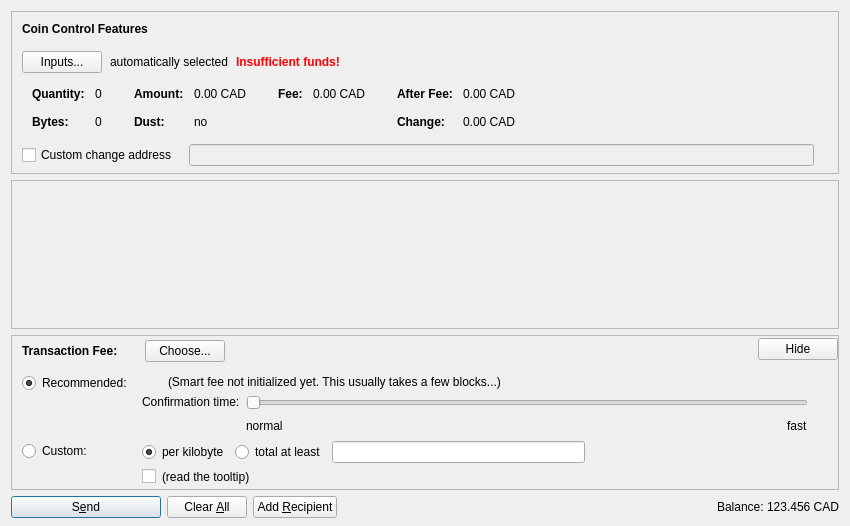
<?xml version="1.0" encoding="UTF-8"?>
<ui version="4.0">
 <class>SendCoinsDialog</class>
 <widget class="QDialog" name="SendCoinsDialog">
  <property name="geometry">
   <rect>
    <x>0</x>
    <y>0</y>
    <width>850</width>
    <height>526</height>
   </rect>
  </property>
  <property name="windowTitle">
   <string>Send Coins</string>
  </property>
  <layout class="QVBoxLayout" name="verticalLayout" stretch="0,1,0,0">
   <property name="bottomMargin">
    <number>8</number>
   </property>
   <item>
    <widget class="QFrame" name="frameCoinControl">
     <property name="sizePolicy">
      <sizepolicy hsizetype="Expanding" vsizetype="Expanding">
       <horstretch>0</horstretch>
       <verstretch>0</verstretch>
      </sizepolicy>
     </property>
     <property name="maximumSize">
      <size>
       <width>16777215</width>
       <height>16777215</height>
      </size>
     </property>
     <property name="frameShape">
      <enum>QFrame::StyledPanel</enum>
     </property>
     <property name="frameShadow">
      <enum>QFrame::Sunken</enum>
     </property>
     <layout class="QVBoxLayout" name="verticalLayoutCoinControl2">
      <property name="spacing">
       <number>0</number>
      </property>
      <property name="leftMargin">
       <number>0</number>
      </property>
      <property name="topMargin">
       <number>0</number>
      </property>
      <property name="rightMargin">
       <number>0</number>
      </property>
      <property name="bottomMargin">
       <number>6</number>
      </property>
      <item>
       <layout class="QVBoxLayout" name="verticalLayoutCoinControl" stretch="0,0,0,0,1">
        <property name="spacing">
         <number>0</number>
        </property>
        <property name="leftMargin">
         <number>10</number>
        </property>
        <property name="topMargin">
         <number>10</number>
        </property>
        <item>
         <layout class="QHBoxLayout" name="horizontalLayoutCoinControl1">
          <property name="bottomMargin">
           <number>15</number>
          </property>
          <item>
           <widget class="QLabel" name="labelCoinControlFeatures">
            <property name="sizePolicy">
             <sizepolicy hsizetype="Preferred" vsizetype="Maximum">
              <horstretch>0</horstretch>
              <verstretch>0</verstretch>
             </sizepolicy>
            </property>
            <property name="font">
             <font>
              <weight>75</weight>
              <bold>true</bold>
             </font>
            </property>
            <property name="styleSheet">
             <string notr="true">font-weight:bold;</string>
            </property>
            <property name="text">
             <string>Coin Control Features</string>
            </property>
           </widget>
          </item>
         </layout>
        </item>
        <item>
         <layout class="QHBoxLayout" name="horizontalLayoutCoinControl2" stretch="0,0,0,0">
          <property name="spacing">
           <number>8</number>
          </property>
          <property name="bottomMargin">
           <number>10</number>
          </property>
          <item>
           <widget class="QPushButton" name="pushButtonCoinControl">
            <property name="styleSheet">
             <string notr="true"/>
            </property>
            <property name="text">
             <string>Inputs...</string>
            </property>
            <property name="autoDefault">
             <bool>false</bool>
            </property>
           </widget>
          </item>
          <item>
           <widget class="QLabel" name="labelCoinControlAutomaticallySelected">
            <property name="text">
             <string>automatically selected</string>
            </property>
            <property name="margin">
             <number>5</number>
            </property>
           </widget>
          </item>
          <item>
           <widget class="QLabel" name="labelCoinControlInsuffFunds">
            <property name="font">
             <font>
              <weight>75</weight>
              <bold>true</bold>
             </font>
            </property>
            <property name="styleSheet">
             <string notr="true">color:red;font-weight:bold;</string>
            </property>
            <property name="text">
             <string>Insufficient funds!</string>
            </property>
            <property name="margin">
             <number>5</number>
            </property>
           </widget>
          </item>
          <item>
           <spacer name="horizontalSpacerCoinControl">
            <property name="orientation">
             <enum>Qt::Horizontal</enum>
            </property>
            <property name="sizeHint" stdset="0">
             <size>
              <width>40</width>
              <height>1</height>
             </size>
            </property>
           </spacer>
          </item>
         </layout>
        </item>
        <item>
         <widget class="QWidget" name="widgetCoinControl" native="true">
          <property name="sizePolicy">
           <sizepolicy hsizetype="Preferred" vsizetype="Preferred">
            <horstretch>0</horstretch>
            <verstretch>0</verstretch>
           </sizepolicy>
          </property>
          <property name="minimumSize">
           <size>
            <width>0</width>
            <height>0</height>
           </size>
          </property>
          <property name="styleSheet">
           <string notr="true"/>
          </property>
          <layout class="QHBoxLayout" name="horizontalLayoutCoinControl5">
           <property name="leftMargin">
            <number>0</number>
           </property>
           <property name="topMargin">
            <number>0</number>
           </property>
           <property name="rightMargin">
            <number>0</number>
           </property>
           <property name="bottomMargin">
            <number>0</number>
           </property>
           <item>
            <layout class="QHBoxLayout" name="horizontalLayoutCoinControl3" stretch="0,0,0,1">
             <property name="spacing">
              <number>20</number>
             </property>
             <property name="topMargin">
              <number>0</number>
             </property>
             <property name="bottomMargin">
              <number>10</number>
             </property>
             <item>
              <layout class="QFormLayout" name="formLayoutCoinControl1">
               <property name="horizontalSpacing">
                <number>10</number>
               </property>
               <property name="verticalSpacing">
                <number>14</number>
               </property>
               <property name="leftMargin">
                <number>10</number>
               </property>
               <property name="topMargin">
                <number>4</number>
               </property>
               <property name="rightMargin">
                <number>6</number>
               </property>
               <item row="0" column="0">
                <widget class="QLabel" name="labelCoinControlQuantityText">
                 <property name="font">
                  <font>
                   <weight>75</weight>
                   <bold>true</bold>
                  </font>
                 </property>
                 <property name="text">
                  <string>Quantity:</string>
                 </property>
                 <property name="margin">
                  <number>0</number>
                 </property>
                </widget>
               </item>
               <item row="0" column="1">
                <widget class="QLabel" name="labelCoinControlQuantity">
                 <property name="cursor">
                  <cursorShape>IBeamCursor</cursorShape>
                 </property>
                 <property name="contextMenuPolicy">
                  <enum>Qt::ActionsContextMenu</enum>
                 </property>
                 <property name="text">
                  <string notr="true">0</string>
                 </property>
                 <property name="margin">
                  <number>0</number>
                 </property>
                 <property name="textInteractionFlags">
                  <set>Qt::LinksAccessibleByMouse|Qt::TextSelectableByKeyboard|Qt::TextSelectableByMouse</set>
                 </property>
                </widget>
               </item>
               <item row="1" column="0">
                <widget class="QLabel" name="labelCoinControlBytesText">
                 <property name="font">
                  <font>
                   <weight>75</weight>
                   <bold>true</bold>
                  </font>
                 </property>
                 <property name="text">
                  <string>Bytes:</string>
                 </property>
                </widget>
               </item>
               <item row="1" column="1">
                <widget class="QLabel" name="labelCoinControlBytes">
                 <property name="cursor">
                  <cursorShape>IBeamCursor</cursorShape>
                 </property>
                 <property name="contextMenuPolicy">
                  <enum>Qt::ActionsContextMenu</enum>
                 </property>
                 <property name="text">
                  <string notr="true">0</string>
                 </property>
                 <property name="textInteractionFlags">
                  <set>Qt::LinksAccessibleByMouse|Qt::TextSelectableByKeyboard|Qt::TextSelectableByMouse</set>
                 </property>
                </widget>
               </item>
              </layout>
             </item>
             <item>
              <layout class="QFormLayout" name="formLayoutCoinControl2">
               <property name="horizontalSpacing">
                <number>10</number>
               </property>
               <property name="verticalSpacing">
                <number>14</number>
               </property>
               <property name="leftMargin">
                <number>6</number>
               </property>
               <property name="topMargin">
                <number>4</number>
               </property>
               <property name="rightMargin">
                <number>6</number>
               </property>
               <item row="0" column="0">
                <widget class="QLabel" name="labelCoinControlAmountText">
                 <property name="font">
                  <font>
                   <weight>75</weight>
                   <bold>true</bold>
                  </font>
                 </property>
                 <property name="text">
                  <string>Amount:</string>
                 </property>
                 <property name="margin">
                  <number>0</number>
                 </property>
                </widget>
               </item>
               <item row="0" column="1">
                <widget class="QLabel" name="labelCoinControlAmount">
                 <property name="cursor">
                  <cursorShape>IBeamCursor</cursorShape>
                 </property>
                 <property name="contextMenuPolicy">
                  <enum>Qt::ActionsContextMenu</enum>
                 </property>
                 <property name="text">
                  <string notr="true">0.00 CAD</string>
                 </property>
                 <property name="textInteractionFlags">
                  <set>Qt::LinksAccessibleByMouse|Qt::TextSelectableByKeyboard|Qt::TextSelectableByMouse</set>
                 </property>
                </widget>
               </item>
               <item row="1" column="0">
                <widget class="QLabel" name="labelCoinControlLowOutputText">
                 <property name="font">
                  <font>
                   <weight>75</weight>
                   <bold>true</bold>
                  </font>
                 </property>
                 <property name="text">
                  <string>Dust:</string>
                 </property>
                </widget>
               </item>
               <item row="1" column="1">
                <widget class="QLabel" name="labelCoinControlLowOutput">
                 <property name="cursor">
                  <cursorShape>IBeamCursor</cursorShape>
                 </property>
                 <property name="contextMenuPolicy">
                  <enum>Qt::ActionsContextMenu</enum>
                 </property>
                 <property name="text">
                  <string notr="true">no</string>
                 </property>
                 <property name="textInteractionFlags">
                  <set>Qt::LinksAccessibleByMouse|Qt::TextSelectableByKeyboard|Qt::TextSelectableByMouse</set>
                 </property>
                </widget>
               </item>
              </layout>
             </item>
             <item>
              <layout class="QFormLayout" name="formLayoutCoinControl3">
               <property name="horizontalSpacing">
                <number>10</number>
               </property>
               <property name="verticalSpacing">
                <number>14</number>
               </property>
               <property name="leftMargin">
                <number>6</number>
               </property>
               <property name="topMargin">
                <number>4</number>
               </property>
               <property name="rightMargin">
                <number>6</number>
               </property>
               <item row="0" column="0">
                <widget class="QLabel" name="labelCoinControlFeeText">
                 <property name="font">
                  <font>
                   <weight>75</weight>
                   <bold>true</bold>
                  </font>
                 </property>
                 <property name="text">
                  <string>Fee:</string>
                 </property>
                 <property name="margin">
                  <number>0</number>
                 </property>
                </widget>
               </item>
               <item row="0" column="1">
                <widget class="QLabel" name="labelCoinControlFee">
                 <property name="cursor">
                  <cursorShape>IBeamCursor</cursorShape>
                 </property>
                 <property name="contextMenuPolicy">
                  <enum>Qt::ActionsContextMenu</enum>
                 </property>
                 <property name="text">
                  <string notr="true">0.00 CAD</string>
                 </property>
                 <property name="textInteractionFlags">
                  <set>Qt::LinksAccessibleByMouse|Qt::TextSelectableByKeyboard|Qt::TextSelectableByMouse</set>
                 </property>
                </widget>
               </item>
             </layout>
             </item>
             <item>
              <layout class="QFormLayout" name="formLayoutCoinControl4">
               <property name="horizontalSpacing">
                <number>10</number>
               </property>
               <property name="verticalSpacing">
                <number>14</number>
               </property>
               <property name="leftMargin">
                <number>6</number>
               </property>
               <property name="topMargin">
                <number>4</number>
               </property>
               <property name="rightMargin">
                <number>6</number>
               </property>
               <item row="0" column="0">
                <widget class="QLabel" name="labelCoinControlAfterFeeText">
                 <property name="font">
                  <font>
                   <weight>75</weight>
                   <bold>true</bold>
                  </font>
                 </property>
                 <property name="text">
                  <string>After Fee:</string>
                 </property>
                 <property name="margin">
                  <number>0</number>
                 </property>
                </widget>
               </item>
               <item row="0" column="1">
                <widget class="QLabel" name="labelCoinControlAfterFee">
                 <property name="cursor">
                  <cursorShape>IBeamCursor</cursorShape>
                 </property>
                 <property name="contextMenuPolicy">
                  <enum>Qt::ActionsContextMenu</enum>
                 </property>
                 <property name="text">
                  <string notr="true">0.00 CAD</string>
                 </property>
                 <property name="textInteractionFlags">
                  <set>Qt::LinksAccessibleByMouse|Qt::TextSelectableByKeyboard|Qt::TextSelectableByMouse</set>
                 </property>
                </widget>
               </item>
               <item row="1" column="0">
                <widget class="QLabel" name="labelCoinControlChangeText">
                 <property name="font">
                  <font>
                   <weight>75</weight>
                   <bold>true</bold>
                  </font>
                 </property>
                 <property name="text">
                  <string>Change:</string>
                 </property>
                </widget>
               </item>
               <item row="1" column="1">
                <widget class="QLabel" name="labelCoinControlChange">
                 <property name="cursor">
                  <cursorShape>IBeamCursor</cursorShape>
                 </property>
                 <property name="contextMenuPolicy">
                  <enum>Qt::ActionsContextMenu</enum>
                 </property>
                 <property name="text">
                  <string notr="true">0.00 CAD</string>
                 </property>
                 <property name="textInteractionFlags">
                  <set>Qt::LinksAccessibleByMouse|Qt::TextSelectableByKeyboard|Qt::TextSelectableByMouse</set>
                 </property>
                </widget>
               </item>
              </layout>
             </item>
            </layout>
           </item>
          </layout>
         </widget>
        </item>
        <item>
         <layout class="QHBoxLayout" name="horizontalLayoutCoinControl4" stretch="0,0,0">
          <property name="spacing">
           <number>12</number>
          </property>
          <property name="sizeConstraint">
           <enum>QLayout::SetDefaultConstraint</enum>
          </property>
          <property name="topMargin">
           <number>5</number>
          </property>
          <property name="rightMargin">
           <number>5</number>
          </property>
          <item>
           <widget class="QCheckBox" name="checkBoxCoinControlChange">
            <property name="toolTip">
             <string>If this is activated, but the change address is empty or invalid, change will be sent to a newly generated address.</string>
            </property>
            <property name="text">
             <string>Custom change address</string>
            </property>
           </widget>
          </item>
          <item>
           <widget class="QValidatedLineEdit" name="lineEditCoinControlChange">
            <property name="enabled">
             <bool>false</bool>
            </property>
            <property name="sizePolicy">
             <sizepolicy hsizetype="Expanding" vsizetype="Fixed">
              <horstretch>0</horstretch>
              <verstretch>0</verstretch>
             </sizepolicy>
            </property>
           </widget>
          </item>
          <item>
           <widget class="QLabel" name="labelCoinControlChangeLabel">
            <property name="sizePolicy">
             <sizepolicy hsizetype="Preferred" vsizetype="Expanding">
              <horstretch>0</horstretch>
              <verstretch>0</verstretch>
             </sizepolicy>
            </property>
            <property name="minimumSize">
             <size>
              <width>0</width>
              <height>0</height>
             </size>
            </property>
            <property name="text">
             <string/>
            </property>
            <property name="margin">
             <number>3</number>
            </property>
           </widget>
          </item>
         </layout>
        </item>
        <item>
         <spacer name="verticalSpacerCoinControl">
          <property name="orientation">
           <enum>Qt::Vertical</enum>
          </property>
          <property name="sizeHint" stdset="0">
           <size>
            <width>800</width>
            <height>1</height>
           </size>
          </property>
         </spacer>
        </item>
       </layout>
      </item>
     </layout>
    </widget>
   </item>
   <item>
    <widget class="QScrollArea" name="scrollArea">
     <property name="widgetResizable">
      <bool>true</bool>
     </property>
     <widget class="QWidget" name="scrollAreaWidgetContents">
      <property name="geometry">
       <rect>
        <x>0</x>
        <y>0</y>
        <width>830</width>
        <height>104</height>
       </rect>
      </property>
      <layout class="QVBoxLayout" name="verticalLayout_2" stretch="0,1">
       <property name="leftMargin">
        <number>0</number>
       </property>
       <property name="topMargin">
        <number>0</number>
       </property>
       <property name="rightMargin">
        <number>0</number>
       </property>
       <property name="bottomMargin">
        <number>0</number>
       </property>
       <item>
        <layout class="QVBoxLayout" name="entries">
         <property name="spacing">
          <number>6</number>
         </property>
        </layout>
       </item>
       <item>
        <spacer name="verticalSpacer">
         <property name="orientation">
          <enum>Qt::Vertical</enum>
         </property>
         <property name="sizeHint" stdset="0">
          <size>
           <width>20</width>
           <height>40</height>
          </size>
         </property>
        </spacer>
       </item>
      </layout>
     </widget>
    </widget>
   </item>
   <item>
    <widget class="QFrame" name="frameFee">
     <property name="sizePolicy">
      <sizepolicy hsizetype="Expanding" vsizetype="Expanding">
       <horstretch>0</horstretch>
       <verstretch>0</verstretch>
      </sizepolicy>
     </property>
     <property name="maximumSize">
      <size>
       <width>16777215</width>
       <height>16777215</height>
      </size>
     </property>
     <property name="frameShape">
      <enum>QFrame::StyledPanel</enum>
     </property>
     <property name="frameShadow">
      <enum>QFrame::Sunken</enum>
     </property>
     <layout class="QVBoxLayout" name="verticalLayoutFee1">
      <property name="spacing">
       <number>0</number>
      </property>
      <property name="leftMargin">
       <number>0</number>
      </property>
      <property name="topMargin">
       <number>0</number>
      </property>
      <property name="rightMargin">
       <number>0</number>
      </property>
      <property name="bottomMargin">
       <number>0</number>
      </property>
      <item>
       <layout class="QVBoxLayout" name="verticalLayoutFee2" stretch="0,0,0">
        <property name="spacing">
         <number>0</number>
        </property>
        <property name="leftMargin">
         <number>10</number>
        </property>
        <property name="topMargin">
         <number>0</number>
        </property>
        <item>
         <layout class="QHBoxLayout" name="horizontalLayoutFee1">
          <property name="bottomMargin">
           <number>0</number>
          </property>
          <item>
           <layout class="QVBoxLayout" name="verticalLayoutFee7">
            <property name="spacing">
             <number>0</number>
            </property>
            <item>
             <spacer name="verticalSpacerSmartFee">
              <property name="orientation">
               <enum>Qt::Vertical</enum>
              </property>
              <property name="sizeType">
               <enum>QSizePolicy::Fixed</enum>
              </property>
              <property name="sizeHint" stdset="0">
               <size>
                <width>1</width>
                <height>4</height>
               </size>
              </property>
             </spacer>
            </item>
            <item>
             <layout class="QHBoxLayout" name="horizontalLayoutSmartFee">
              <property name="spacing">
               <number>10</number>
              </property>
              <item>
               <widget class="QLabel" name="labelFeeHeadline">
                <property name="sizePolicy">
                 <sizepolicy hsizetype="Preferred" vsizetype="Maximum">
                  <horstretch>0</horstretch>
                  <verstretch>0</verstretch>
                 </sizepolicy>
                </property>
                <property name="font">
                 <font>
                  <weight>75</weight>
                  <bold>true</bold>
                 </font>
                </property>
                <property name="styleSheet">
                 <string notr="true">font-weight:bold;</string>
                </property>
                <property name="text">
                 <string>Transaction Fee:</string>
                </property>
               </widget>
              </item>
              <item>
               <widget class="QLabel" name="labelFeeMinimized">
                <property name="text">
                 <string/>
                </property>
               </widget>
              </item>
              <item>
               <widget class="QPushButton" name="buttonChooseFee">
                <property name="text">
                 <string>Choose...</string>
                </property>
               </widget>
              </item>
             </layout>
            </item>
            <item>
             <spacer name="verticalSpacer_5">
              <property name="orientation">
               <enum>Qt::Vertical</enum>
              </property>
              <property name="sizeHint" stdset="0">
               <size>
                <width>1</width>
                <height>1</height>
               </size>
              </property>
             </spacer>
            </item>
           </layout>
          </item>
          <item>
           <spacer name="horizontalSpacer_4">
            <property name="orientation">
             <enum>Qt::Horizontal</enum>
            </property>
            <property name="sizeHint" stdset="0">
             <size>
              <width>40</width>
              <height>20</height>
             </size>
            </property>
           </spacer>
          </item>
          <item>
           <widget class="QPushButton" name="buttonMinimizeFee">
            <property name="toolTip">
             <string>collapse fee-settings</string>
            </property>
            <property name="text">
             <string>Hide</string>
            </property>
           </widget>
          </item>
         </layout>
        </item>
        <item>
         <widget class="QFrame" name="frameFeeSelection">
          <layout class="QVBoxLayout" name="verticalLayoutFee12">
           <property name="spacing">
            <number>0</number>
           </property>
           <property name="leftMargin">
            <number>0</number>
           </property>
           <property name="topMargin">
            <number>0</number>
           </property>
           <property name="rightMargin">
            <number>0</number>
           </property>
           <property name="bottomMargin">
            <number>0</number>
           </property>
           <item>
            <layout class="QGridLayout" name="gridLayoutFee">
             <property name="topMargin">
              <number>10</number>
             </property>
             <property name="bottomMargin">
              <number>4</number>
             </property>
             <property name="horizontalSpacing">
              <number>10</number>
             </property>
             <property name="verticalSpacing">
              <number>4</number>
             </property>
             <item row="1" column="1">
              <layout class="QVBoxLayout" name="verticalLayoutFee8">
               <property name="spacing">
                <number>6</number>
               </property>
               <item>
                <layout class="QHBoxLayout" name="horizontalLayoutFee13">
                 <item>
                  <widget class="QRadioButton" name="radioCustomPerKilobyte">
                   <property name="toolTip">
                    <string>If the custom fee is set to 1000 satoshis and the transaction is only 250 bytes, then &quot;per kilobyte&quot; only pays 250 satoshis in fee, while &quot;total at least&quot; pays 1000 satoshis. For transactions bigger than a kilobyte both pay by kilobyte.</string>
                   </property>
                   <property name="text">
                    <string>per kilobyte</string>
                   </property>
                   <property name="checked">
                    <bool>true</bool>
                   </property>
                   <attribute name="buttonGroup">
                    <string notr="true">groupCustomFee</string>
                   </attribute>
                  </widget>
                 </item>
                 <item>
                  <widget class="QRadioButton" name="radioCustomAtLeast">
                   <property name="toolTip">
                    <string>If the custom fee is set to 1000 satoshis and the transaction is only 250 bytes, then &quot;per kilobyte&quot; only pays 250 satoshis in fee, while &quot;total at least&quot; pays 1000 satoshis. For transactions bigger than a kilobyte both pay by kilobyte.</string>
                   </property>
                   <property name="text">
                    <string>total at least</string>
                   </property>
                   <attribute name="buttonGroup">
                    <string notr="true">groupCustomFee</string>
                   </attribute>
                  </widget>
                 </item>
                 <item>
                  <widget class="BitcoinAmountField" name="customFee"/>
                 </item>
                 <item>
                  <spacer name="horizontalSpacer_6">
                   <property name="orientation">
                    <enum>Qt::Horizontal</enum>
                   </property>
                   <property name="sizeHint" stdset="0">
                    <size>
                     <width>1</width>
                     <height>1</height>
                    </size>
                   </property>
                  </spacer>
                 </item>
                </layout>
               </item>
               <item>
                <layout class="QHBoxLayout" name="horizontalLayoutFee8">
                 <item>
                  <widget class="QCheckBox" name="checkBoxMinimumFee">
                   <property name="toolTip">
                    <string>Paying only the minimum fee is just fine as long as there is less transaction volume than space in the blocks. But be aware that this can end up in a never confirming transaction once there is more demand for bitcoin transactions than the network can process.</string>
                   </property>
                   <property name="text">
                    <string/>
                   </property>
                  </widget>
                 </item>
                 <item>
                  <widget class="QLabel" name="labelMinFeeWarning">
                   <property name="enabled">
                    <bool>true</bool>
                   </property>
                   <property name="toolTip">
                    <string>Paying only the minimum fee is just fine as long as there is less transaction volume than space in the blocks. But be aware that this can end up in a never confirming transaction once there is more demand for bitcoin transactions than the network can process.</string>
                   </property>
                   <property name="text">
                    <string>(read the tooltip)</string>
                   </property>
                   <property name="margin">
                    <number>5</number>
                   </property>
                  </widget>
                 </item>
                 <item>
                  <spacer name="horizontalSpacer_2">
                   <property name="orientation">
                    <enum>Qt::Horizontal</enum>
                   </property>
                   <property name="sizeHint" stdset="0">
                    <size>
                     <width>1</width>
                     <height>1</height>
                    </size>
                   </property>
                  </spacer>
                 </item>
                </layout>
               </item>
              </layout>
             </item>
             <item row="0" column="0">
              <layout class="QVBoxLayout" name="verticalLayoutFee4" stretch="0,1">
               <item>
                <widget class="QRadioButton" name="radioSmartFee">
                 <property name="text">
                  <string>Recommended:</string>
                 </property>
                 <property name="checked">
                  <bool>true</bool>
                 </property>
                 <attribute name="buttonGroup">
                  <string notr="true">groupFee</string>
                 </attribute>
                </widget>
               </item>
               <item>
                <spacer name="verticalSpacer_2">
                 <property name="orientation">
                  <enum>Qt::Vertical</enum>
                 </property>
                 <property name="sizeHint" stdset="0">
                  <size>
                   <width>1</width>
                   <height>1</height>
                  </size>
                 </property>
                </spacer>
               </item>
              </layout>
             </item>
             <item row="1" column="0">
              <layout class="QVBoxLayout" name="verticalLayoutFee9" stretch="0,1">
               <item>
                <widget class="QRadioButton" name="radioCustomFee">
                 <property name="text">
                  <string>Custom:</string>
                 </property>
                 <attribute name="buttonGroup">
                  <string notr="true">groupFee</string>
                 </attribute>
                </widget>
               </item>
               <item>
                <spacer name="verticalSpacer_6">
                 <property name="orientation">
                  <enum>Qt::Vertical</enum>
                 </property>
                 <property name="sizeHint" stdset="0">
                  <size>
                   <width>1</width>
                   <height>1</height>
                  </size>
                 </property>
                </spacer>
               </item>
              </layout>
             </item>
             <item row="0" column="1">
              <layout class="QVBoxLayout" name="verticalLayoutFee3" stretch="0,0,1">
               <property name="spacing">
                <number>6</number>
               </property>
               <property name="topMargin">
                <number>2</number>
               </property>
               <item>
                <layout class="QHBoxLayout" name="horizontalLayoutFee12">
                 <item>
                  <widget class="QLabel" name="labelSmartFee">
                   <property name="text">
                    <string/>
                   </property>
                   <property name="margin">
                    <number>2</number>
                   </property>
                  </widget>
                 </item>
                 <item>
                  <widget class="QLabel" name="labelFeeEstimation">
                   <property name="text">
                    <string/>
                   </property>
                  </widget>
                 </item>
                 <item>
                  <widget class="QLabel" name="labelSmartFee2">
                   <property name="text">
                    <string>(Smart fee not initialized yet. This usually takes a few blocks...)</string>
                   </property>
                   <property name="margin">
                    <number>2</number>
                   </property>
                  </widget>
                 </item>
                 <item>
                  <spacer name="horizontalSpacer_5">
                   <property name="orientation">
                    <enum>Qt::Horizontal</enum>
                   </property>
                   <property name="sizeHint" stdset="0">
                    <size>
                     <width>1</width>
                     <height>1</height>
                    </size>
                   </property>
                  </spacer>
                 </item>
                </layout>
               </item>
               <item>
                <layout class="QHBoxLayout" name="horizontalLayoutFee9">
                 <item>
                  <layout class="QVBoxLayout" name="verticalLayoutFee6">
                   <item>
                    <widget class="QLabel" name="labelSmartFee3">
                     <property name="text">
                      <string>Confirmation time:</string>
                     </property>
                     <property name="margin">
                      <number>2</number>
                     </property>
                    </widget>
                   </item>
                   <item>
                    <spacer name="verticalSpacer_3">
                     <property name="orientation">
                      <enum>Qt::Vertical</enum>
                     </property>
                     <property name="sizeHint" stdset="0">
                      <size>
                       <width>1</width>
                       <height>1</height>
                      </size>
                     </property>
                    </spacer>
                   </item>
                  </layout>
                 </item>
                 <item>
                  <layout class="QVBoxLayout" name="verticalLayoutFee5">
                   <property name="rightMargin">
                    <number>30</number>
                   </property>
                   <item>
                    <widget class="QSlider" name="sliderSmartFee">
                     <property name="minimum">
                      <number>0</number>
                     </property>
                     <property name="maximum">
                      <number>24</number>
                     </property>
                     <property name="pageStep">
                      <number>1</number>
                     </property>
                     <property name="value">
                      <number>0</number>
                     </property>
                     <property name="orientation">
                      <enum>Qt::Horizontal</enum>
                     </property>
                     <property name="invertedAppearance">
                      <bool>false</bool>
                     </property>
                     <property name="invertedControls">
                      <bool>false</bool>
                     </property>
                     <property name="tickPosition">
                      <enum>QSlider::NoTicks</enum>
                     </property>
                    </widget>
                   </item>
                   <item>
                    <layout class="QHBoxLayout" name="horizontalLayoutFee10">
                     <item>
                      <widget class="QLabel" name="labelSmartFeeNormal">
                       <property name="text">
                        <string>normal</string>
                       </property>
                      </widget>
                     </item>
                     <item>
                      <spacer name="horizontalSpacer_3">
                       <property name="orientation">
                        <enum>Qt::Horizontal</enum>
                       </property>
                       <property name="sizeHint" stdset="0">
                        <size>
                         <width>40</width>
                         <height>20</height>
                        </size>
                       </property>
                      </spacer>
                     </item>
                     <item>
                      <widget class="QLabel" name="labelSmartFeeFast">
                       <property name="text">
                        <string>fast</string>
                       </property>
                      </widget>
                     </item>
                    </layout>
                   </item>
                  </layout>
                 </item>
                </layout>
               </item>
               <item>
                <spacer name="verticalSpacer_4">
                 <property name="orientation">
                  <enum>Qt::Vertical</enum>
                 </property>
                 <property name="sizeHint" stdset="0">
                  <size>
                   <width>1</width>
                   <height>1</height>
                  </size>
                 </property>
                </spacer>
               </item>
              </layout>
             </item>
            </layout>
           </item>
          </layout>
         </widget>
        </item>
        <item>
         <spacer name="verticalSpacerFee">
          <property name="orientation">
           <enum>Qt::Vertical</enum>
          </property>
          <property name="sizeHint" stdset="0">
           <size>
            <width>800</width>
            <height>1</height>
           </size>
          </property>
         </spacer>
        </item>
       </layout>
      </item>
     </layout>
    </widget>
   </item>
   <item>
    <layout class="QHBoxLayout" name="horizontalLayout">
     <item>
      <widget class="QPushButton" name="sendButton">
       <property name="minimumSize">
        <size>
         <width>150</width>
         <height>0</height>
        </size>
       </property>
       <property name="toolTip">
        <string>Confirm the send action</string>
       </property>
       <property name="text">
        <string>S&amp;end</string>
       </property>
       <property name="icon">
        <iconset resource="../bitcoin.qrc">
         <normaloff>:/icons/send</normaloff>:/icons/send</iconset>
       </property>
       <property name="autoDefault">
        <bool>false</bool>
       </property>
       <property name="default">
        <bool>true</bool>
       </property>
      </widget>
     </item>
     <item>
      <widget class="QPushButton" name="clearButton">
       <property name="sizePolicy">
        <sizepolicy hsizetype="Minimum" vsizetype="Fixed">
         <horstretch>0</horstretch>
         <verstretch>0</verstretch>
        </sizepolicy>
       </property>
       <property name="toolTip">
        <string>Clear all fields of the form.</string>
       </property>
       <property name="text">
        <string>Clear &amp;All</string>
       </property>
       <property name="icon">
        <iconset resource="../bitcoin.qrc">
         <normaloff>:/icons/remove</normaloff>:/icons/remove</iconset>
       </property>
       <property name="autoDefault">
        <bool>false</bool>
       </property>
      </widget>
     </item>
     <item>
      <widget class="QPushButton" name="addButton">
       <property name="toolTip">
        <string>Send to multiple recipients at once</string>
       </property>
       <property name="text">
        <string>Add &amp;Recipient</string>
       </property>
       <property name="icon">
        <iconset resource="../bitcoin.qrc">
         <normaloff>:/icons/add</normaloff>:/icons/add</iconset>
       </property>
       <property name="autoDefault">
        <bool>false</bool>
       </property>
      </widget>
     </item>
     <item>
      <spacer name="horizontalSpacer">
       <property name="orientation">
        <enum>Qt::Horizontal</enum>
       </property>
       <property name="sizeHint" stdset="0">
        <size>
         <width>40</width>
         <height>20</height>
        </size>
       </property>
      </spacer>
     </item>
     <item>
      <layout class="QHBoxLayout" name="horizontalLayout_2">
       <property name="spacing">
        <number>3</number>
       </property>
       <item>
        <widget class="QLabel" name="label">
         <property name="sizePolicy">
          <sizepolicy hsizetype="Preferred" vsizetype="Fixed">
           <horstretch>0</horstretch>
           <verstretch>0</verstretch>
          </sizepolicy>
         </property>
         <property name="text">
          <string>Balance:</string>
         </property>
        </widget>
       </item>
       <item>
        <widget class="QLabel" name="labelBalance">
         <property name="sizePolicy">
          <sizepolicy hsizetype="Preferred" vsizetype="Fixed">
           <horstretch>0</horstretch>
           <verstretch>0</verstretch>
          </sizepolicy>
         </property>
         <property name="cursor">
          <cursorShape>IBeamCursor</cursorShape>
         </property>
         <property name="text">
          <string notr="true">123.456 CAD</string>
         </property>
         <property name="textInteractionFlags">
          <set>Qt::LinksAccessibleByMouse|Qt::TextSelectableByKeyboard|Qt::TextSelectableByMouse</set>
         </property>
        </widget>
       </item>
      </layout>
     </item>
    </layout>
   </item>
  </layout>
 </widget>
 <customwidgets>
  <customwidget>
   <class>QValidatedLineEdit</class>
   <extends>QLineEdit</extends>
   <header>qvalidatedlineedit.h</header>
  </customwidget>
  <customwidget>
   <class>BitcoinAmountField</class>
   <extends>QLineEdit</extends>
   <header>bitcoinamountfield.h</header>
   <container>1</container>
  </customwidget>
 </customwidgets>
 <resources>
  <include location="../bitcoin.qrc"/>
 </resources>
 <connections/>
 <buttongroups>
  <buttongroup name="groupFee"/>
  <buttongroup name="groupCustomFee"/>
 </buttongroups>
</ui>
